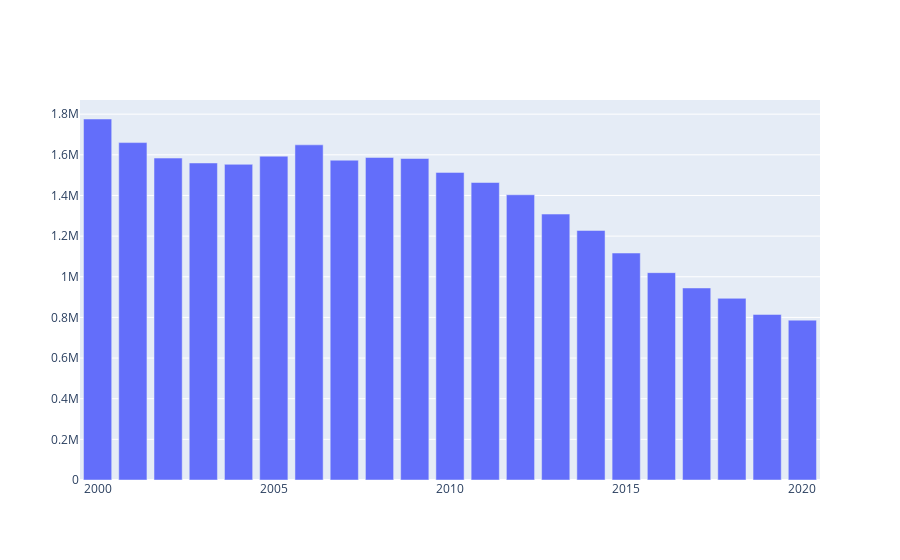

Notebook code for this chart:
### Code cell
import pandas.io.sql as sqlio
import plotly.graph_objects as go

viz_data3 = sqlio.read_sql_query("select  sum(value) as count,year from public.incidence where gho = 'Number of incident tuberculosis cases,  (HIV-positive cases)' group by year order by year desc ", dbconn)
figure3 = go.Figure()
figure3.add_trace(go.Bar(name = "Top countries",x=Percentage["year"], y=Percentage["count"]))
figure3.show()

### Figure 1 — Plotly figure (JSON) as saved in the notebook; plotly's stock layout.template omitted (floating-point values rounded to 4 significant figures)
{"data": [{"name": "Top countries", "type": "bar", "x": [2020, 2019, 2018, 2017, 2016, 2015, 2014, 2013, 2012, 2011, 2010, 2009, 2008, 2007, 2006, 2005, 2004, 2003, 2002, 2001, 2000], "y": [786626, 814646, 893910, 944815, 1020196, 1116766, 1227872, 1308467, 1403418, 1463748, 1513567, 1581876, 1587074, 1573534, 1649139, 1593384, 1553266, 1559904, 1584009, 1660158, 1776241]}], "layout": {}}
